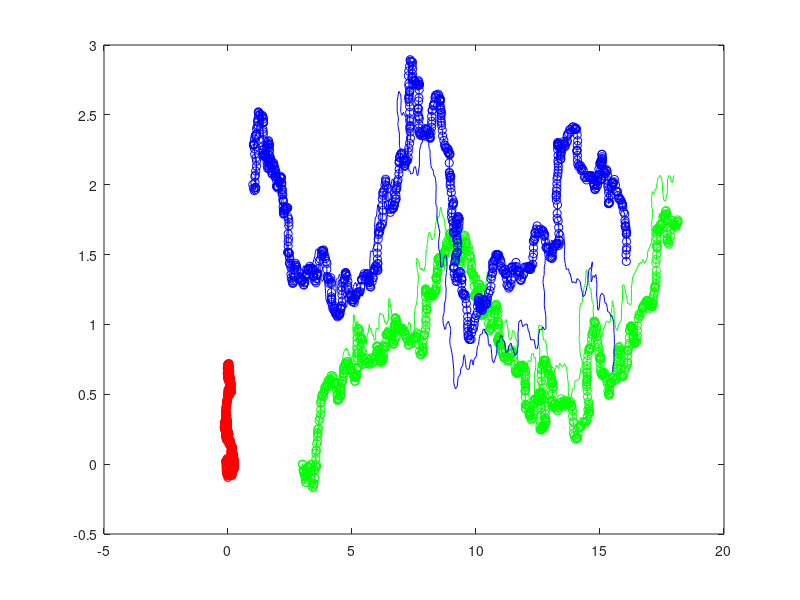
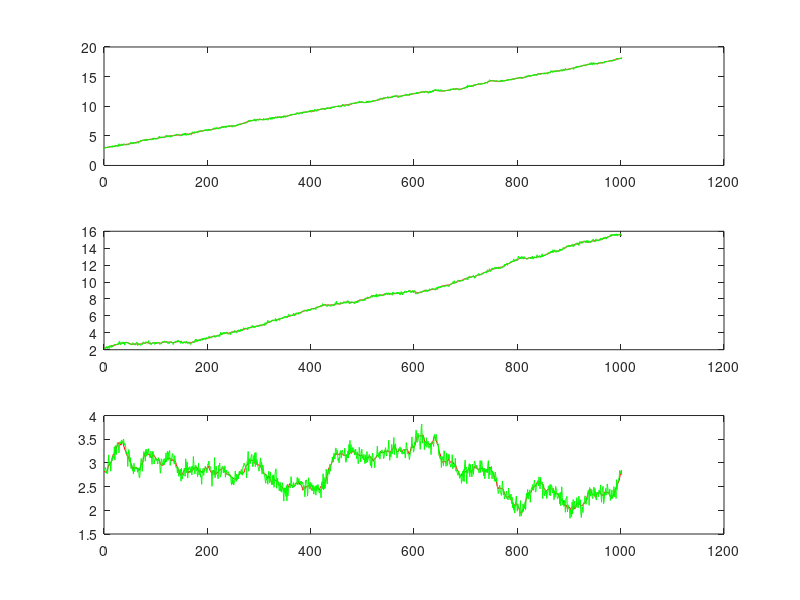
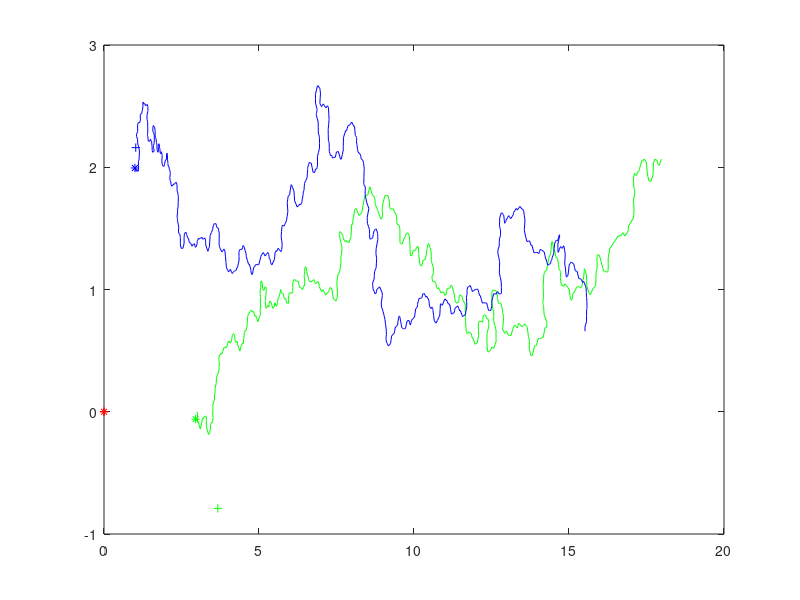
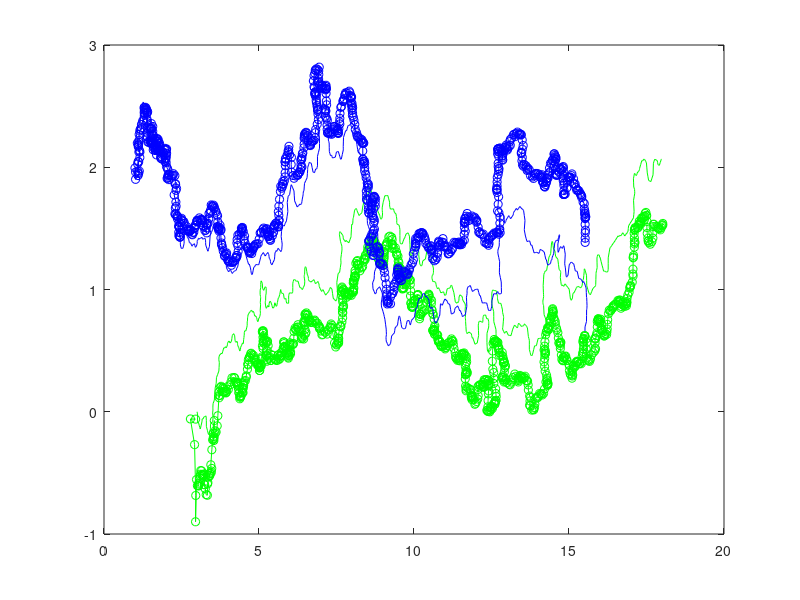

Write MATLAB code to recreate these figures, in order.
function simulate_range_only_localization
close all;
%% simulation parameters
numRob = 3;%the number of robots involved in this simulation
stdMotion = 0.01;% covariance for motion data and range data
stdRange = 0.1;
dim = 2;% 2D space
sampleTime = 0.01;% 1s
freq = 100;%100 hz
totalTime = 10;
t = 1/freq;
%% firstly, generate simulated data
lastSampleTime = -1.1;
initTime = 0;
currTime = initTime;
psi = zeros(numRob,1);%% heading
vel = zeros(numRob,1);%% velocity

p1 = [0 0 0];
p2 = [3 0 -pi/2];
p3 = [1 2 pi/2];

pos{1} = p1;
pos{2} = p2;
pos{3} = p3;

k = 1;

%% range computation
ranges{1} = [0 norm(p2(1:2)-p1(1:2)) norm(p3(1:2)-p1(1:2))];
ranges{2} = [norm(p1(1:2)-p2(1:2)) 0 norm(p3(1:2)-p2(1:2))];
ranges{3} = [norm(p1(1:2)-p3(1:2)) norm(p2(1:2)-p3(1:2)) 0];

while currTime < totalTime
    currTime = currTime + t;
    if (currTime - lastSampleTime) >= sampleTime
        lastSampleTime = currTime;
        %% random sample vel and heading
        psinew = -pi + 2*pi.*rand(3,1);
        delpsi = psinew - psi;
        id = abs(delpsi) < pi/4;
        psi(id) = psinew(id);
        psi(~id) = psi(~id) + pi/4.*sign(delpsi(~id));
        vel = 5.*rand(3,1);
    end
    
    %% sample new pos
    for j = 1:numRob
        p = [pos{j}(end,1) + t.*vel(j) * cos(psi(j)) ...
             pos{j}(end,2) + t.*vel(j) * sin(psi(j)) ...
             psi(j)];
        if j == 1
            p = [0 0 0];
        end
        pos{j}(k+1,:) = p;
    end
    
    %% sample new range
    for j = 1:numRob
        ranges_i = zeros(1,numRob);
        pj = pos{j}(k+1,1:2);
        for i = 1:numRob
            pii = pos{i}(k+1,1:2);
            d = norm(pii-pj);
            ranges_i(1,i) = d;
        end
        ranges{j}(k+1,:) = ranges_i;
    end
    k = k+1;
end

%% motion data
stdvar = stdMotion;
motions{1} = pos{1}(2:end,1:2) - pos{1}(1:end-1,1:2) + stdvar.*randn(size(pos{1},1)-1,2);
motions{2} = pos{2}(2:end,1:2) - pos{2}(1:end-1,1:2) + stdvar.*randn(size(pos{1},1)-1,2);
motions{3} = pos{3}(2:end,1:2) - pos{3}(1:end-1,1:2) + stdvar.*randn(size(pos{1},1)-1,2);

rangesn = ranges;
stdvar = stdRange;
rangesn{1}(:,2) = rangesn{1}(:,2) + stdvar.*randn(size(rangesn{1},1),1);
rangesn{1}(:,3) = rangesn{1}(:,3) + stdvar.*randn(size(rangesn{1},1),1);
rangesn{2}(:,3) = rangesn{2}(:,3) + stdvar.*randn(size(rangesn{1},1),1);

rangesn{2}(:,1) = rangesn{1}(:,2);
rangesn{3}(:,1) = rangesn{1}(:,3);
rangesn{3}(:,2) = rangesn{2}(:,3);

posr{1} = p1;
posr{2} = p2;
posr{3} = p3; 

for k = 1:1:size(motions{1},1)
    for j = 1:1:3
        posr{j}(k+1,1:2) = sum(motions{j}(1:k,:),1) + posr{j}(1,1:2);
    end
end

figure
plot(pos{1}(:,1),pos{1}(:,2),'r-');hold on;
plot(posr{1}(:,1),posr{1}(:,2),'r-o');hold on;
plot(pos{2}(:,1),pos{2}(:,2),'g-');hold on;
plot(posr{2}(:,1),posr{2}(:,2),'g-o');hold on;
plot(pos{3}(:,1),pos{3}(:,2),'b-');hold on;
plot(posr{3}(:,1),posr{3}(:,2),'b-o');hold on;

figure
subplot(3,1,1);
plot(ranges{1}(:,2),'r-');hold on;
plot(rangesn{2}(:,1),'g-');hold on;
subplot(3,1,2);
plot(ranges{1}(:,3),'r-');hold on;
plot(rangesn{3}(:,1),'g-');hold on;
subplot(3,1,3);
plot(ranges{2}(:,3),'r-');hold on;
plot(rangesn{3}(:,2),'g-');hold on;

%% relative positioning development
posrNTU{1} = p1;
% posrNTU{2} = p2;
% posrNTU{3} = p3;

kk = 1;
k = 1;
tralaterationNum = 100;
while k < size(rangesn{1},1)
    ide = k + tralaterationNum;
    
    if ide > size(rangesn{1},1)
        ide = size(rangesn{1},1);
        tralaterationNum = ide - k;
    end
    
    %% compute 2
    d0 = rangesn{1}(k,2);
    cummOdom = zeros(tralaterationNum,2);
    for j = 1:1:tralaterationNum
%         if j == 1
%             cummOdom(j,:) = [motions{2}(k+j-1,1),  motions{2}(k+j-1,2)];
%         else
%             cummOdom(j,:) = cummOdom(j-1,:) + [motions{2}(k+j-1,1),  motions{2}(k+j-1,2)];
%         end
        cummOdom(j,:) = sum(motions{2}(k:(k+j-1),:),1);
    end
    
    b = rangesn{1}(k+1:ide,2).^2 - repmat(d0,ide-k, 1).^2 - cummOdom(:,1).^2 - cummOdom(:,2).^2;
    A = 2.*[cummOdom(:,1) cummOdom(:,2)];
    xx2 = inv(A'*A)*A'*b;
    
    %% compute 3
    d0 = rangesn{1}(k,3);
    cummOdom = zeros(tralaterationNum,2);
    for j = 1:1:tralaterationNum
%         if j == 1
%             cummOdom(j,:) = [motions{3}(k+j-1,1),  motions{3}(k+j-1,2)];
%         else
%             cummOdom(j,:) = cummOdom(j-1,:) + [motions{3}(k+j-1,1),  motions{3}(k+j-1,2)];
%         end
        cummOdom(j,:) = sum(motions{3}(k:(k+j-1),:),1);
    end
    
    b = rangesn{1}(k+1:ide,3).^2 - repmat(d0,ide-k, 1).^2 - cummOdom(:,1).^2 - cummOdom(:,2).^2;
    A = 2.*[cummOdom(:,1) cummOdom(:,2)];
    xx3 = inv(A'*A)*A'*b;
    
    posrNTU{2}(kk,:) = [xx2' 0];
    posrNTU{3}(kk,:) = [xx3' 0];
    
    %% nonlinear optimization
    sols = [xx2;xx3];
    cummOdom = zeros(tralaterationNum,2);
    for j = 1:1:tralaterationNum
        cummOdom(j,:) = sum(motions{2}(k:(k+j-1),:),1);
    end
    motionsopt{1} = cummOdom;
    cummOdom = zeros(tralaterationNum,2);
    for j = 1:1:tralaterationNum
        cummOdom(j,:) = sum(motions{3}(k:(k+j-1),:),1);
    end
    motionsopt{2} = cummOdom;
    
    rangesopt = [rangesn{1}(k:ide,2);rangesn{1}(k:ide,3);rangesn{2}(k:ide,3)];
    
    sols = nonlinOpt(sols, motionsopt, rangesopt, tralaterationNum);
    xx2 = sols(1:2);
    xx3 = sols(3:4);
    
    posrNTU{1}(kk+1,:) = [0 0 0];
    posrNTU{2}(kk+1,:) = [xx2' 0];
    posrNTU{3}(kk+1,:) = [xx3' 0];
    
    k = k + tralaterationNum;
    kk = kk + 1;
    break;
end

figure
plot(pos{1}(:,1),pos{1}(:,2),'r-');hold on;
plot(posrNTU{1}(1,1),posrNTU{1}(1,2),'r+');hold on;plot(posrNTU{1}(2,1),posrNTU{1}(2,2),'r*');hold on;

plot(pos{2}(:,1),pos{2}(:,2),'g-');hold on;
plot(posrNTU{2}(1,1),posrNTU{2}(1,2),'g+');hold on;plot(posrNTU{2}(2,1),posrNTU{2}(2,2),'g*');hold on;

plot(pos{3}(:,1),pos{3}(:,2),'b-');hold on;
plot(posrNTU{3}(1,1),posrNTU{3}(1,2),'b+');hold on;plot(posrNTU{3}(2,1),posrNTU{3}(2,2),'b*');hold on;

%% now, we have the initialized position, we do EKF
kk = size(posrNTU{2},1);
k = 1;
covP = eye(2,2);
covR = stdRange*stdRange;
covQ = stdMotion * stdMotion * eye(2);
    while k < size(rangesn{1},1)
        pr = posrNTU{2}(kk+k-1,1:2);
        %% prediction
        pp = pr + motions{2}(k,:);pp = pp';
        covP = covP + covQ;
        %% update
        z = rangesn{1}(k,2);
        C = [1/norm(pp)*pp(1) 1/norm(pp)*pp(2)];
        K = covP*C'*inv(C*covP*C'+covR);
        pc = pp + K * (z - norm(pp));
        posrNTU{2}(kk+k,1:2) = pc';
        covP = (eye(2) - K*C)*covP;
        k = k + 1;
    end

kk = size(posrNTU{3},1);
k = 1;
covP = 0.1*eye(2,2);
covR = stdRange*stdRange;
covQ = stdMotion * stdMotion * eye(2);
while k < size(rangesn{1},1)
    pr = posrNTU{3}(kk+k-1,1:2);
    %% prediction
    pp = pr + motions{3}(k,:);pp = pp';
    covP = covP + covQ;
    %% update
    z = rangesn{1}(k,3);
    C = [1/norm(pp)*pp(1) 1/norm(pp)*pp(2)];
    K = covP*C'*inv(C*covP*C'+covR);
    pc = pp + K * (z - norm(pp));
    posrNTU{3}(kk+k,1:2) = pc';
    covP = (eye(2) - K*C)*covP;
    k = k + 1;
end

figure
plot(pos{2}(:,1),pos{2}(:,2),'g-');hold on;
hold on;plot(posrNTU{2}(2:end,1),posrNTU{2}(2:end,2),'g-o');hold on;

plot(pos{3}(:,1),pos{3}(:,2),'b-');hold on;
hold on;plot(posrNTU{3}(2:end,1),posrNTU{3}(2:end,2),'b-o');hold on;

end

function [sols Omega] = nonlinOpt(sols, motions, ranges, motionCnt)
    k = 0; v = 2; x = sols;
    J = calcJacobian(x, motions, motionCnt, ranges);
    f = evaluationf(x, motions, ranges, motionCnt);
    A = J'*J; g = J'*f;
    
    if (max(g)<=1e-6) return; end
    
    miu = 1e-6 * max(diag(A));
    
    iter = 1;
    
    while iter < 1000
        cost = f'*f;
        disp(strcat('iter:',num2str(iter),'; cost:',num2str(cost)));
        iter = iter + 1;
        hlm = (A+miu*eye(size(A,1)))\(-g);
        if norm(hlm) <= 1e-10*(norm(x)+1e-6) break; end
        xnew = x + hlm;
        
        fnew = evaluationf(xnew, motions, ranges, motionCnt);
        
        rho = (f'*f - fnew'*fnew) * 2 / (hlm'*(miu.*hlm-g));
        if rho > 0
            x = xnew;
            J = calcJacobian(x, motions, motionCnt, ranges);
            f = evaluationf(x, motions, ranges, motionCnt);
            A = J'*J; g = J'*f;
            if (max(g)<=1e-10) break; end
            miu = miu * max(1/3,1-(2*rho-1)^3); v = 2;
        else
            miu = miu * v; v = v * 2;
        end
    end
    
    sols = x;
end

function  J = calcJacobian(sols, motions, motionCnt, ranges)
    n1 = numel(sols)/2;
    J = zeros(numel(ranges),numel(sols));
    
    %% compute all frame positions
    for i = 1:1:n1
        p0 = sols(i*2-1:i*2)';
        pm = repmat(p0,motionCnt,1) + motions{i}(:,1:2);
        pos{i} = [p0;pm];
    end
    
    %% i to 0
    k = 1;
    for i = 1:1:n1
        p = pos{i}(:,1:2);
        rp = vecnorm(p,2,2);
        for j = 1:1:numel(rp)
            J(k,i*2-1) = -1/rp(j)*p(j,1);
            J(k,i*2) = -1/rp(j)*p(j,2);
            k = k + 1;
        end
    end
    %% i to j
    for i = 1:1:n1
        p1 = pos{i}(:,1:2);
        for j = i+1:1:n1
            p2 = pos{j}(:,1:2);
            pd = p1 - p2;
            rpd = vecnorm(pd,2,2);
            for l = 1:1:numel(rpd)
                J(k,i*2-1) = -1/rpd(l)*pd(l,1);
                J(k,i*2) = -1/rpd(l)*pd(l,2);
                
                J(k,j*2-1) = 1/rpd(l)*pd(l,1);
                J(k,j*2) = 1/rpd(l)*pd(l,2);
                
                k = k + 1;
            end
        end
    end
end

function feval = evaluationf(sols, motions, ranges, motionCnt)
    n1 = numel(sols)/2;
    feval = [];
    
    %% compute all frame positions
    for i = 1:1:n1
        p0 = sols(i*2-1:i*2)';
        pm = repmat(p0,motionCnt,1) + motions{i}(:,1:2);
        pos{i} = [p0;pm];
    end
        
    k = 1;
    %% i to 0
    for i = 1:1:n1
        p = pos{i}(:,1:2);
        rp = vecnorm(p,2, 2);
        ff = ranges(k:k+numel(rp)-1) - rp;
        feval = [feval;ff];
        k = k + numel(rp);
    end
    %% i to j
    for i = 1:1:n1
        p1 = pos{i}(:,1:2);
        for j = i+1:1:n1
            p2 = pos{j}(:,1:2);
            pd = p1 - p2;
            rpd = vecnorm(pd,2, 2);
            ff = ranges(k:k+numel(rpd)-1) - rpd;
            feval = [feval;ff];
            k = k + numel(rpd);
        end
    end
end


